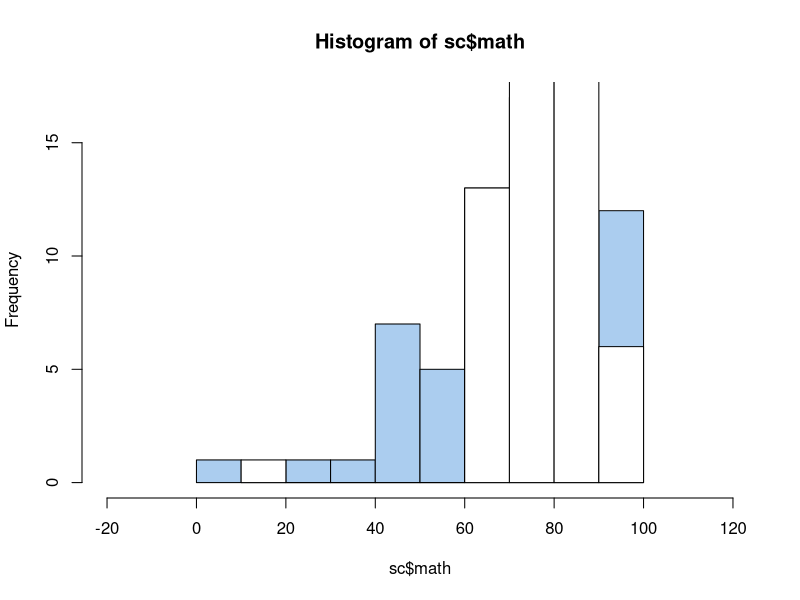
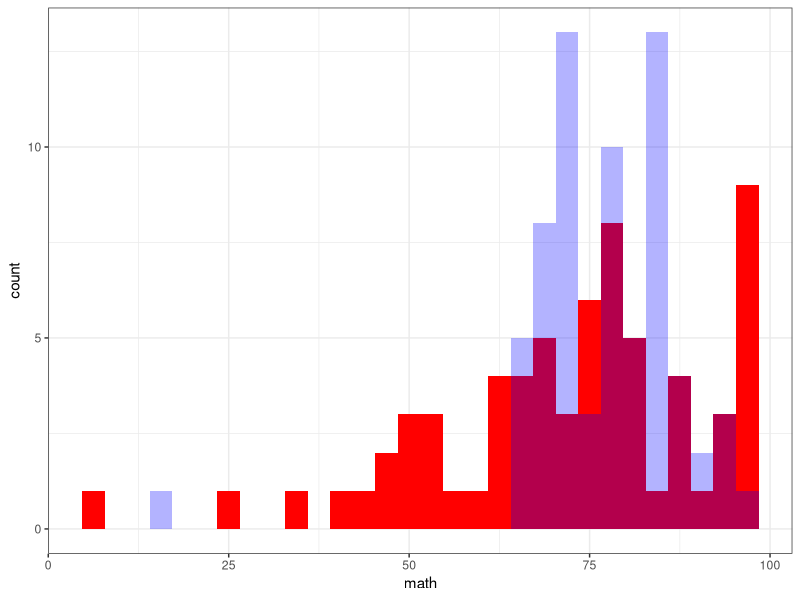
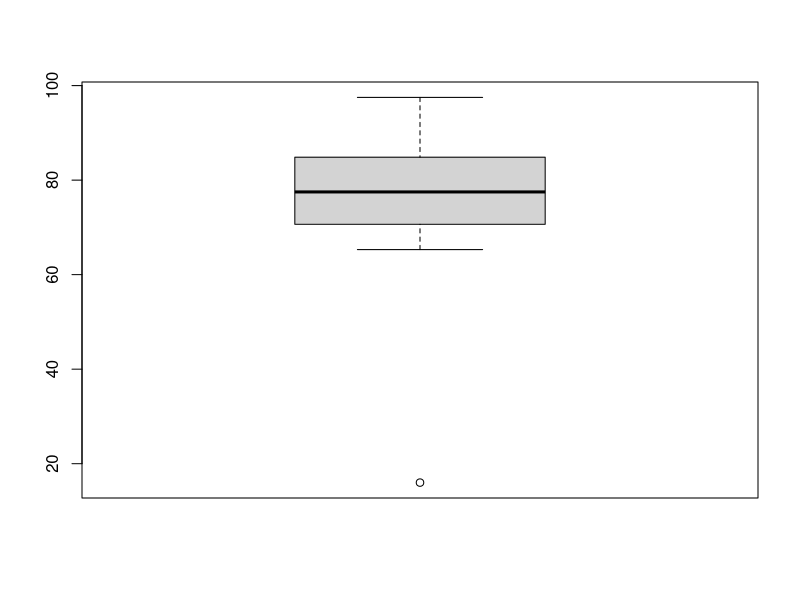
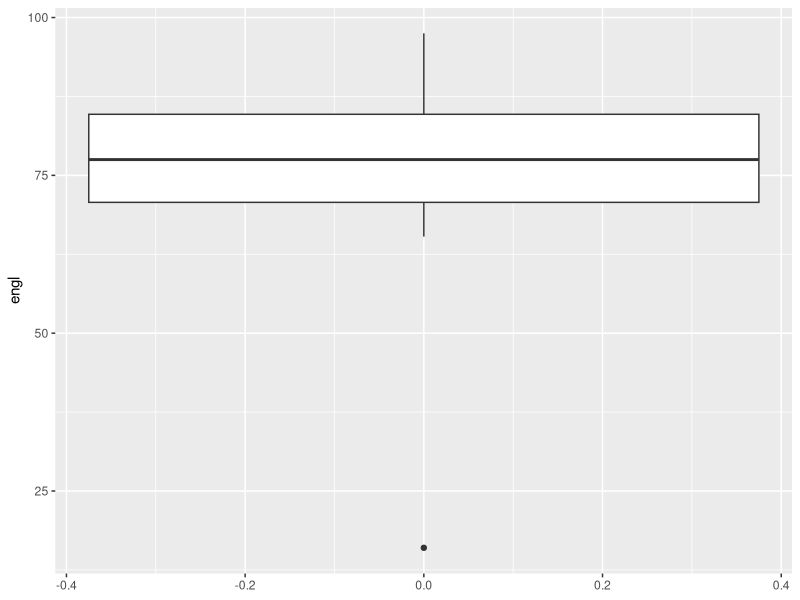
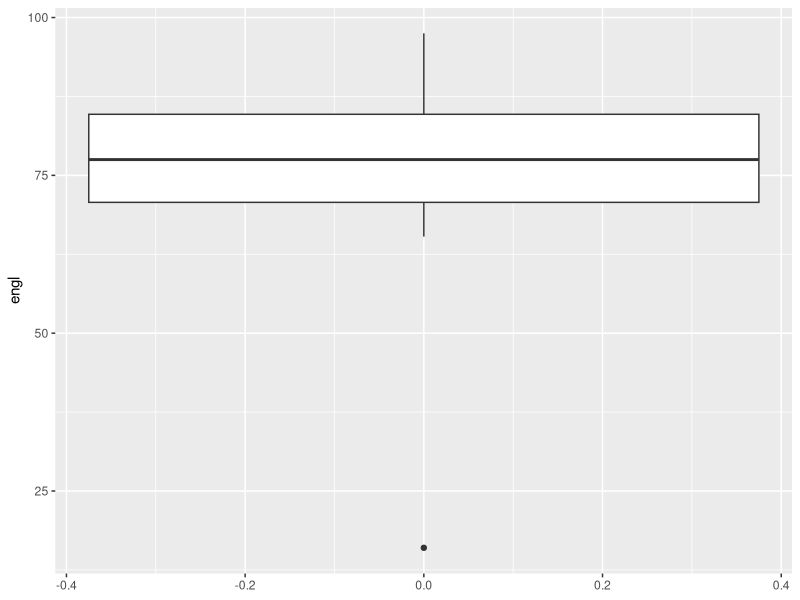
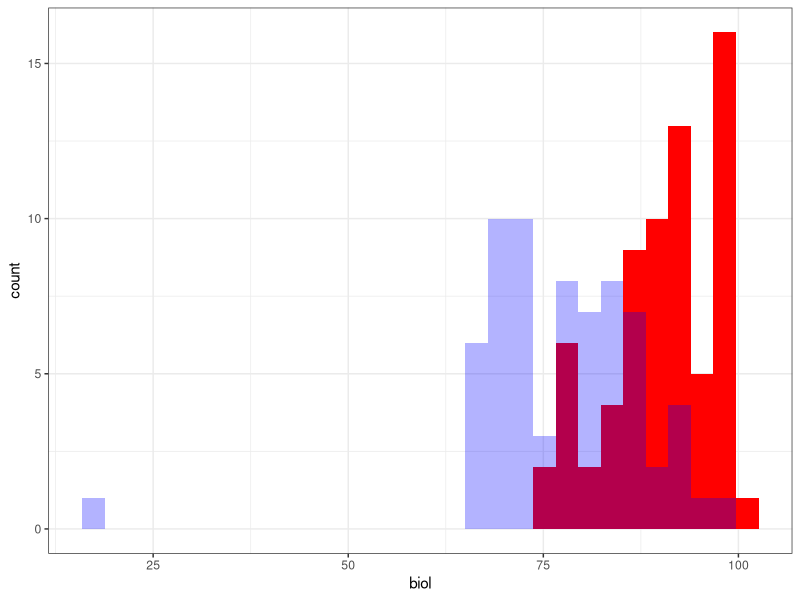
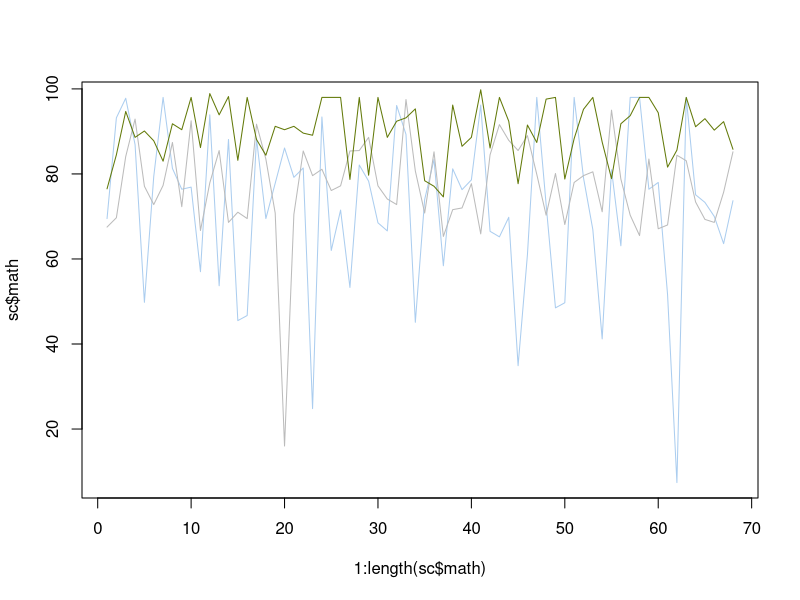
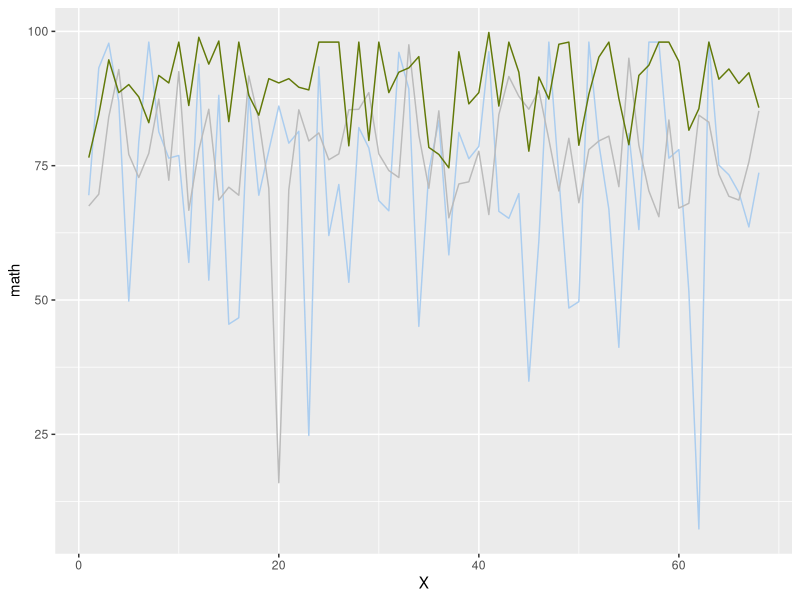

Reproduce these figures in R, in order.
## ---- chunk 1

sc <- read.csv("stdscr.csv")
head(sc)

## ---- chunk 2
nm <- c("陈洁","王强","李磊","赵敏","张三","李四","王五","赵六","郑七","周八","吴九","蒋十","杨博","张峰","刘涛","陈明","李华","周伟","郑强","王刚","张磊","杨涛","陈丽","赵强","刘博","孙峰","周涛","吴明","李华","蒋刚","沈磊","杨丽","王强","陈明","周伟","张刚","郑磊","刘涛","孙丽","李强","赵明","钱伟","吴刚","杨磊","沈丽","宋强","马明","王伟","冯刚","陈磊","黄涛","梁丽","高强","夏明","董伟","范刚","郭磊","林涛","何丽","钱强","严明","苏伟","张刚","赵磊","石涛","武丽","贾强","唐明")
sc$name <- nm

## ---- chunk 3

xiugai <- function(x) {
  if (x > 1000) {
    x <- x / 100
  } else if (x > 200) {
    x <- x / 10
  } else if (x > 100) {
    x <- x - 10
  } else{
    x <- x
  }
}

for (i in 2:6) {
  sc[, i] <- sapply(sc[, i], xiugai)
}

head(sc)

## ---- chunk 4

mean(sc$math)
data.frame(
  avg = apply(sc[,2:6], 2, mean),
  sd = apply(sc[,2:6], 2, sd))

## ---- chunk 5
hist(sc$math, xlim = c(-20, 120), col = "#ABCDEF")
hist(sc$engl, xlim = c(-20, 120), 
     col = "#FFFFFF", add =TRUE)

library(ggplot2)
ggplot(data = sc) +
  geom_histogram( aes(math), fill = "red") +
  geom_histogram( aes(engl), fill = "blue", alpha = .3) +
  theme_bw()

boxplot(sc$engl)

ggplot(data = sc) +
  geom_boxplot(aes(y = engl ))
  
ggsave("我刚才画的那个.jpg", dpi = 600, 
       height = 10, width = 10, units = "cm")

anotherplot <- ggplot(data = sc) +
  geom_histogram( aes(biol), fill = "red") +
  geom_histogram( aes(engl), fill = "blue", alpha = .3) +
  theme_bw()
  
ggsave("我又画的那个.jpg", plot = anotherplot,
       dpi = 600, 
       height = 10, width = 10, units = "cm")

dev.off()
plot.new()


## ---- chunk 6
apply(sc[,2:6], 1, sum)
## ---- chunk 7

plot(x =1:length(sc$math),
     y = sc$math, type = "l", col = "#ABCDEF")
lines(x =1:length(sc$engl),
     y = sc$engl, col = "#BBBBBB", add = TRUE)
lines(x =1:length(sc$biol),
     y = sc$biol, col = "#627908", add = TRUE)

ggplot(data = sc) +
  geom_line(aes(x = X, y = math), 
            col = "#ABCDEF") +
  geom_line(aes(x = X, y = engl), 
            col = "#BBBBBB") +
  geom_line(aes(x = X, y = biol),
            col = "#627908")


transp_sc <- data.frame(t(sc[,2:6]))
names(transp_sc)
transp_sc$coursera <- row.names(transp_sc)
transp_sc

ggplot(data = transp_sc) +
  geom_line(aes(x = coursera, y = X1), 
            group = 1) +
  geom_line(aes(x = coursera, y = X2), 
            col = "red", group = 1)


library(reshape2)
ggplot(melt(transp_sc, id.vars = "coursera")) +
  geom_line(aes( x=coursera, y = value, group = variable, col = variable)) +
  theme(legend.position = "none")

head(transp_sc)
plot(x = 1:5, y = transp_sc$X1,
       type = "l")
for (i in 1:68){
  lines(x =1:5,
     y = transp_sc[,i],
     col = "#BBBBBB", add = TRUE)
}


## ---- chunk 8
write.csv(sc, file = "输出的成绩单.csv",
          fileEncoding = "UTF8")
